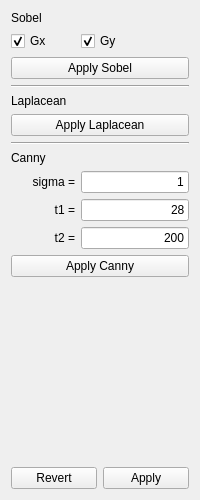
<?xml version="1.0" encoding="UTF-8"?>
<ui version="4.0">
 <class>EdgeDetectionInspector</class>
 <widget class="QWidget" name="EdgeDetectionInspector">
  <property name="geometry">
   <rect>
    <x>0</x>
    <y>0</y>
    <width>200</width>
    <height>500</height>
   </rect>
  </property>
  <property name="minimumSize">
   <size>
    <width>200</width>
    <height>0</height>
   </size>
  </property>
  <property name="maximumSize">
   <size>
    <width>200</width>
    <height>16777215</height>
   </size>
  </property>
  <property name="windowTitle">
   <string>Form</string>
  </property>
  <layout class="QVBoxLayout" name="verticalLayout">
   <item>
    <layout class="QGridLayout" name="gridLayout">
     <item row="3" column="1">
      <widget class="QCheckBox" name="sobelYCheckBox">
       <property name="text">
        <string>Gy</string>
       </property>
       <property name="checked">
        <bool>true</bool>
       </property>
      </widget>
     </item>
     <item row="14" column="0" colspan="2">
      <spacer name="verticalSpacer">
       <property name="orientation">
        <enum>Qt::Vertical</enum>
       </property>
       <property name="sizeHint" stdset="0">
        <size>
         <width>20</width>
         <height>40</height>
        </size>
       </property>
      </spacer>
     </item>
     <item row="3" column="0">
      <widget class="QCheckBox" name="sobelXCheckBox">
       <property name="text">
        <string>Gx</string>
       </property>
       <property name="checked">
        <bool>true</bool>
       </property>
      </widget>
     </item>
     <item row="4" column="0" colspan="2">
      <widget class="QPushButton" name="sobelButton">
       <property name="sizePolicy">
        <sizepolicy hsizetype="Minimum" vsizetype="Minimum">
         <horstretch>0</horstretch>
         <verstretch>0</verstretch>
        </sizepolicy>
       </property>
       <property name="text">
        <string>Apply Sobel</string>
       </property>
      </widget>
     </item>
     <item row="5" column="0" colspan="2">
      <widget class="Line" name="line">
       <property name="orientation">
        <enum>Qt::Horizontal</enum>
       </property>
      </widget>
     </item>
     <item row="7" column="0" colspan="2">
      <widget class="QPushButton" name="laplaceanButton">
       <property name="text">
        <string>Apply Laplacean</string>
       </property>
      </widget>
     </item>
     <item row="6" column="0">
      <widget class="QLabel" name="HSVLabel">
       <property name="text">
        <string>Laplacean</string>
       </property>
      </widget>
     </item>
     <item row="2" column="0">
      <widget class="QLabel" name="channelSeparationLabel">
       <property name="text">
        <string>Sobel</string>
       </property>
      </widget>
     </item>
     <item row="8" column="0" colspan="2">
      <widget class="Line" name="line_2">
       <property name="orientation">
        <enum>Qt::Horizontal</enum>
       </property>
      </widget>
     </item>
     <item row="11" column="1">
      <widget class="QLineEdit" name="cannyT1LineEdit">
       <property name="sizePolicy">
        <sizepolicy hsizetype="Minimum" vsizetype="Fixed">
         <horstretch>0</horstretch>
         <verstretch>0</verstretch>
        </sizepolicy>
       </property>
       <property name="text">
        <string>28</string>
       </property>
       <property name="alignment">
        <set>Qt::AlignRight|Qt::AlignTrailing|Qt::AlignVCenter</set>
       </property>
      </widget>
     </item>
     <item row="12" column="1">
      <widget class="QLineEdit" name="cannyT2LineEdit">
       <property name="sizePolicy">
        <sizepolicy hsizetype="Minimum" vsizetype="Fixed">
         <horstretch>0</horstretch>
         <verstretch>0</verstretch>
        </sizepolicy>
       </property>
       <property name="text">
        <string>200</string>
       </property>
       <property name="alignment">
        <set>Qt::AlignRight|Qt::AlignTrailing|Qt::AlignVCenter</set>
       </property>
      </widget>
     </item>
     <item row="9" column="0">
      <widget class="QLabel" name="label">
       <property name="text">
        <string>Canny</string>
       </property>
      </widget>
     </item>
     <item row="11" column="0">
      <widget class="QLabel" name="label_3">
       <property name="text">
        <string>t1 =</string>
       </property>
       <property name="alignment">
        <set>Qt::AlignRight|Qt::AlignTrailing|Qt::AlignVCenter</set>
       </property>
      </widget>
     </item>
     <item row="10" column="0">
      <widget class="QLabel" name="label_2">
       <property name="text">
        <string>sigma =</string>
       </property>
       <property name="alignment">
        <set>Qt::AlignRight|Qt::AlignTrailing|Qt::AlignVCenter</set>
       </property>
      </widget>
     </item>
     <item row="10" column="1">
      <widget class="QLineEdit" name="cannySigmaLineEdit">
       <property name="sizePolicy">
        <sizepolicy hsizetype="Minimum" vsizetype="Fixed">
         <horstretch>0</horstretch>
         <verstretch>0</verstretch>
        </sizepolicy>
       </property>
       <property name="text">
        <string>1</string>
       </property>
       <property name="alignment">
        <set>Qt::AlignRight|Qt::AlignTrailing|Qt::AlignVCenter</set>
       </property>
      </widget>
     </item>
     <item row="12" column="0">
      <widget class="QLabel" name="label_4">
       <property name="text">
        <string>t2 =</string>
       </property>
       <property name="alignment">
        <set>Qt::AlignRight|Qt::AlignTrailing|Qt::AlignVCenter</set>
       </property>
      </widget>
     </item>
     <item row="13" column="0" colspan="2">
      <widget class="QPushButton" name="cannyButton">
       <property name="text">
        <string>Apply Canny</string>
       </property>
      </widget>
     </item>
    </layout>
   </item>
   <item>
    <layout class="QHBoxLayout" name="BottomButtonsLayout">
     <item>
      <widget class="QPushButton" name="revertPushButton">
       <property name="text">
        <string>Revert</string>
       </property>
      </widget>
     </item>
     <item>
      <widget class="QPushButton" name="applyPushButton">
       <property name="text">
        <string>Apply</string>
       </property>
      </widget>
     </item>
    </layout>
   </item>
  </layout>
 </widget>
 <resources/>
 <connections/>
</ui>
